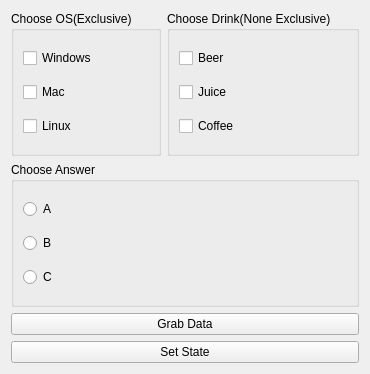
<?xml version="1.0" encoding="UTF-8"?>
<ui version="4.0">
 <class>Widget</class>
 <widget class="QWidget" name="Widget">
  <property name="geometry">
   <rect>
    <x>0</x>
    <y>0</y>
    <width>312</width>
    <height>374</height>
   </rect>
  </property>
  <property name="windowTitle">
   <string>Widget</string>
  </property>
  <layout class="QVBoxLayout" name="verticalLayout_4">
   <item>
    <layout class="QHBoxLayout" name="horizontalLayout">
     <item>
      <widget class="QGroupBox" name="groupBox">
       <property name="title">
        <string>Choose OS(Exclusive)</string>
       </property>
       <layout class="QVBoxLayout" name="verticalLayout">
        <item>
         <widget class="QCheckBox" name="windowsCheckBox">
          <property name="text">
           <string>Windows</string>
          </property>
         </widget>
        </item>
        <item>
         <widget class="QCheckBox" name="macCheckBox">
          <property name="text">
           <string>Mac</string>
          </property>
         </widget>
        </item>
        <item>
         <widget class="QCheckBox" name="linuxCheckBox">
          <property name="text">
           <string>Linux</string>
          </property>
         </widget>
        </item>
       </layout>
      </widget>
     </item>
     <item>
      <widget class="QGroupBox" name="groupBox_2">
       <property name="title">
        <string>Choose Drink(None Exclusive)</string>
       </property>
       <layout class="QVBoxLayout" name="verticalLayout_3">
        <item>
         <widget class="QCheckBox" name="beerCheckBox">
          <property name="text">
           <string>Beer</string>
          </property>
         </widget>
        </item>
        <item>
         <widget class="QCheckBox" name="juiceCheckBox">
          <property name="text">
           <string>Juice</string>
          </property>
         </widget>
        </item>
        <item>
         <widget class="QCheckBox" name="coffeeCheckBox">
          <property name="text">
           <string>Coffee</string>
          </property>
         </widget>
        </item>
       </layout>
      </widget>
     </item>
    </layout>
   </item>
   <item>
    <widget class="QGroupBox" name="groupBox_3">
     <property name="title">
      <string>Choose Answer</string>
     </property>
     <layout class="QVBoxLayout" name="verticalLayout_2">
      <item>
       <widget class="QRadioButton" name="aRadioButton">
        <property name="text">
         <string>A</string>
        </property>
       </widget>
      </item>
      <item>
       <widget class="QRadioButton" name="bRadioButton">
        <property name="text">
         <string>B</string>
        </property>
       </widget>
      </item>
      <item>
       <widget class="QRadioButton" name="cRadioButton">
        <property name="text">
         <string>C</string>
        </property>
       </widget>
      </item>
     </layout>
    </widget>
   </item>
   <item>
    <widget class="QPushButton" name="grabDataButton">
     <property name="text">
      <string>Grab Data</string>
     </property>
    </widget>
   </item>
   <item>
    <widget class="QPushButton" name="setStateButton">
     <property name="text">
      <string>Set State</string>
     </property>
    </widget>
   </item>
  </layout>
 </widget>
 <resources/>
 <connections/>
</ui>
